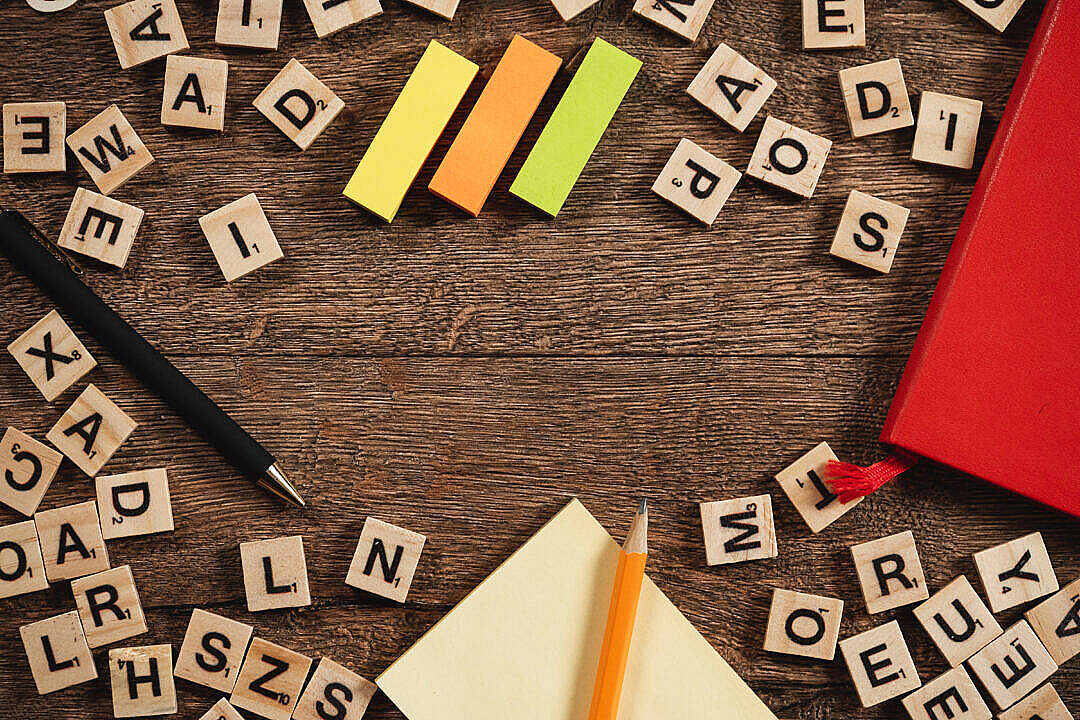
%> input picture exercises/alimotavally/16/imaget2.jpg, 1080 x 720 px
$ octave tamrin4.m   (GNU Octave 9; MATLAB toolbox functions it lacks are replaced by stand-ins)
%> lines starting %> are read from the running program, lines starting %| are printed output that depends on the picture
clc;
close all;
clear;

im = imread('/Users/s.ali.motavally/Desktop/tamrin4/imaget2.jpg');
%> im is the input picture: size 720x1080x3 uint8; mean R, G, B 132.5, 94.2, 71.6
img = imresize(im, [450 550]);
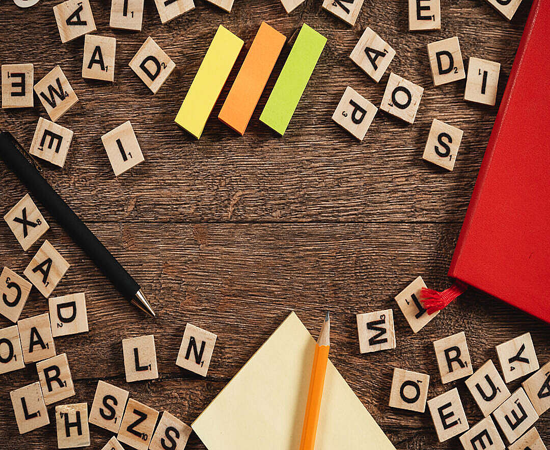
%> img: size 450x550x3 uint8; mean R, G, B 132.5, 94.2, 71.6
gray_img =rgb2gray(img);
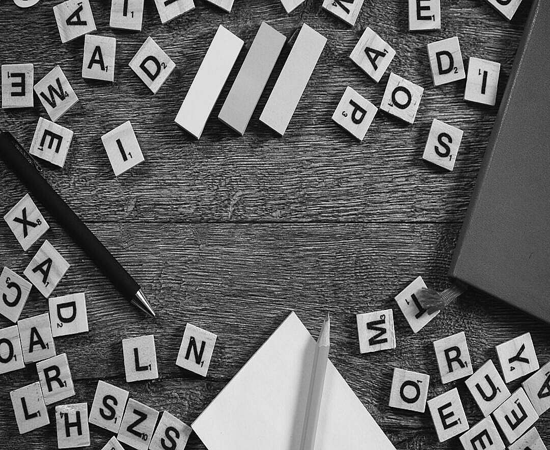
%> gray_img: size 450x550 uint8; min 0, max 255, mean 103.1
[x, y] = size(gray_img);
%> x = 450; y = 550
for i = 1 : x/2
    for j = 1 : y
        gray_img(i,j) = 255 - gray_img(i,j) ;
    end
end
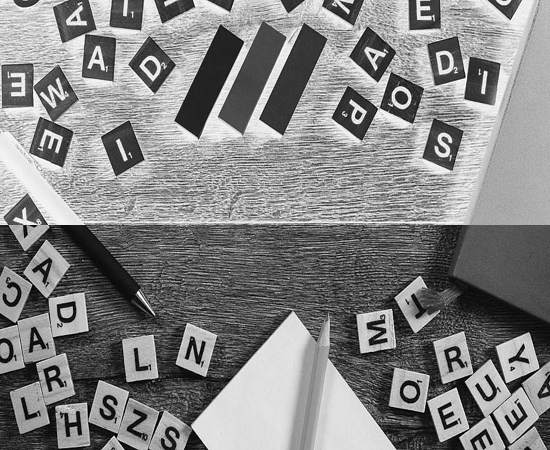
%> gray_img: size 450x550 uint8; min 0, max 255, mean 131.7

imshow(gray_img)
